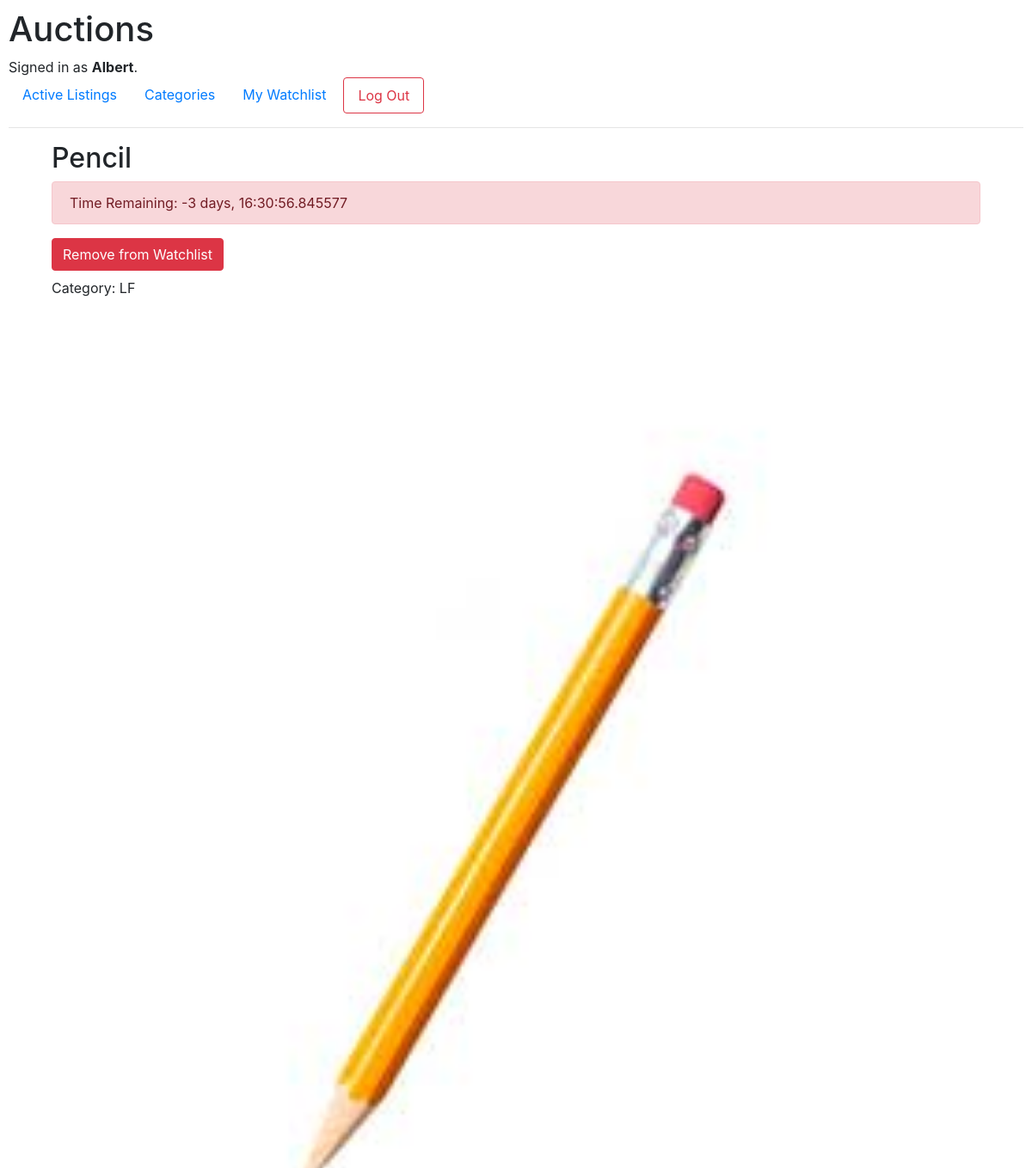
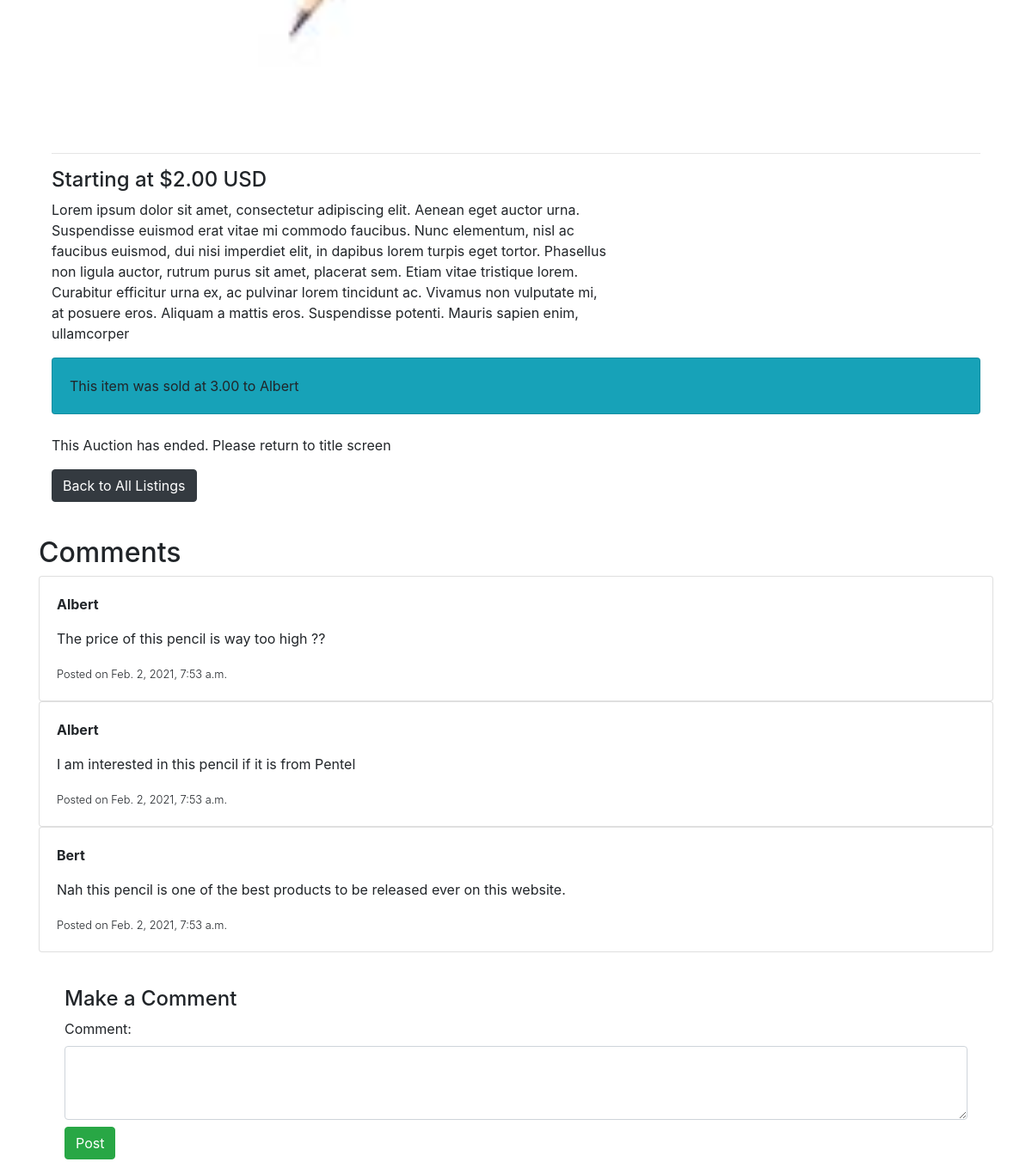
Page /1/details (signed in) on the committed database (2 pictures, top to bottom).
### auctions/models.py (models this page shows, shortened)
class User(AbstractUser):
    pass

class Auction(models.Model):
    id = models.AutoField(primary_key=True)
    title = models.CharField(max_length=32, null=False)
    description = models.TextField(max_length=512, blank=True, null=True)
    price = models.DecimalField(null = False, default= 1, max_digits=10, decimal_places=2)
    lister = models.ForeignKey(User, on_delete=models.CASCADE, related_name="auction")
    time_created = models.DateTimeField(auto_now_add=True)
    duration = models.DurationField(default=timedelta(days=7))
    LIFE = "LF"
    SCHOOL = "SC"
    TECH = "TE"
    PROFESSIONAL = "PR"
    CATEGORIES = [
            (LIFE, 'Life'),
            (SCHOOL, 'School'),
            (TECH, "Tech"),
            (PROFESSIONAL, 'Professional'),
        ]
    category = models.CharField(choices=CATEGORIES, default=LIFE, max_length=16)
    image = models.ImageField(upload_to="images/", blank=True, null=True)
    active = models.BooleanField(null=False)
    listed_time = models.DateTimeField(auto_now_add=True)
    def category_string(self):
        categorization = self.category
        return f"Category: {categorization}"
    def time_remaining(self):
        return self.time_created + self.duration - datetime.datetime.now(datetime.timezone.utc)

class Bid(models.Model):
    bidder = models.ForeignKey(User, on_delete=models.CASCADE, related_name="bidder")
    bid_price = models.DecimalField(decimal_places=2, max_digits=10)
    time = models.DateTimeField(auto_now_add=True)
    post = models.ForeignKey(Auction, on_delete=models.CASCADE, related_name="auction")

class Comment(models.Model):
    comment = models.TextField(max_length=1024, blank=False)
    poster = models.ForeignKey(User, on_delete=models.CASCADE, related_name="poster")
    time = models.DateTimeField(auto_now_add=True)
    post = models.ManyToManyField(Auction)

### auctions/views.py (the view)
# urls.py: path("<int:auctionid>/details", views.itemdetails, name="item"),
@login_required(redirect_field_name='/login')
def itemdetails(request, auctionid):
    auction = Auction.objects.filter(id=auctionid).get()
    get_time_remaining = lambda a : auction.time_created + auction.duration - a
    time_remaining = get_time_remaining(datetime.now(timezone.utc))
    print(time_remaining)
    if time_remaining < timedelta(days=0, seconds=0):
        auction.active = False
        auction.save()
    user_watching = request.user.watchlist.get()
    watched = False
    if auction in user_watching.item.all():
        watched = True
    if Bid.objects.filter(post=auctionid):
        all_bids = Bid.objects.filter(post=auctionid).all()
        current_price = get_highest_bid(all_bids)
        current_bid = Bid.objects.filter(bid_price=current_price).get()
    else:
        current_price = Auction.price
        current_bid = False
    if Comment.objects.filter(post=auctionid):
        comments = Comment.objects.filter(post=auctionid).all()
    else:
        comments = False
    return render(request, 'auctions/item.html', {
        "auction": auction,
        "form": CommentForm(),
        "comments": comments,
        "bid": current_bid,
        "bidForm": BidForm(),
        "watched": watched,
    })

### auctions/forms.py
class CommentForm(ModelForm):
    class Meta:
        model = Comment
        fields = ['comment']
        widgets = {
            'comment': forms.Textarea(attrs={'class': 'form-control', 'rows': '3'})
        }

class BidForm(ModelForm):
    class Meta:
        model = Bid
        fields = ['bid_price']
        widgets = {
            'bid_price': forms.NumberInput(attrs={'class': 'form-control  mb-4'})
        }

### auctions/functions.py (called while the page is built)
def get_highest_bid(all_bids):
    max = 0
    for bid in all_bids:
        price = bid.bid_price
        if price > max:
            max = price
    return max

### auctions/templates/auctions/item.html (shortened to what this page needs)
{% extends 'auctions/layout.html' %}
{% block body %}
<div class="container">
    <div class='col'>
        <h2>{{ auction.title }}</h2>
        <div class="alert alert-danger">Time Remaining: {{ auction.time_remaining }}</div>
        {% if watched %}
            <a href="{% url 'removewatchlist' auction.id %}" class="btn btn-danger mb-2">Remove from Watchlist</a>
        {% else %}
            <a href="{% url 'addwatchlist' auction.id %}" class="btn btn-success mb-2">Add to Watchlist</a>
        {% endif %}
        <p>{{ auction.category_string }}</p>
        {% if auction.image %}
        <img src="{{ auction.image.url }}" width=100%>
        {% endif %}
        <hr/>
        <h4>Starting at ${{ auction.price }} USD </h4>
        <p class="desc">{{ auction.description }}</p>
    </div>
    {% if auction.active %}
    <div class="col mt-6 mb-4">
        {% if bid %}
        <div class="card bg-info">
            <div class="card-header">
                <h2>Current Highest Bid</h2>
            </div>
            <div class="card-body">
                {% if request.user == bid.bidder %}
                <div class="card-title font-weight-bold">
                    You are the current highest bid !
                </div>
                {% else %}
                <div class="card-title">
                    Made by {{ bid.bidder }}
                </div>
                {% endif %}
                <div class="card-text">
                    At ${{ bid.bid_price }} USD
                </div>
            </div>
            {% if request.user == auction.lister %}
            <div class="card-footer">
                <small class="text-muted">You are the creator of this listing. Do you want to close this auction?</small>
                <a href="#" class="btn btn-danger">Close this Auction.</a>
            </div>
            {% endif %}
        </div>
        {% else %}
        <div class="card bg-success">
            <div class="card-body">
                There are no current bids on this item.
            </div>
            {% if request.user == auction.lister %}
            <div class="card-footer bg-white">
                <small class="text-muted">You are the creator of this listing. Do you want to close this auction?</small>
                <a href="{% url 'closeauction' auction.id %}" class="btn btn-danger">Close this Auction.</a>
            </div>
            {% endif %}
        </div>
        {% endif %}
        <p class="text-muted mt-4">This listing was created on {{ auction.time_created }}</p>
    </div>
    {% else %}
        <div class="col mt-6 mb-4">
            {% if bid.bid_price %}
            <div class="card bg-info">
                <div class="card-body">This item was sold at {{ bid.bid_price }} to {{ bid.bidder }}</div>
            </div>
            {% else %}
            <div class="card bg-info">
                <div class="card-body">This item was not sold.</div>
            </div>
            {% endif %}
        </div>
    {% endif %}
    <div class="col">
        {% if auction.active == True %}
        <button type="button" class="btn btn-primary" data-bs-toggle="modal" data-bs-target="#bidModal">Bid on this item</button>
        {% else %}
        <p>This Auction has ended. Please return to title screen</p>
        {% endif %}
        <a href="{% url 'index' %}" class="btn btn-dark">Back to All Listings</a>
    </div>
</div>
<div class="container cont-space">
    <h2>Comments</h2>
    {% if comments %}
        {% for comment in comments %}
            <div class="card">
                <div class="card-body">
                    <div class="card-title">
                        <p class="font-weight-bold">{{ comment.poster }}</p>
                    </div>
                    <div class="card-text">
                        <p class="text">{{ comment.comment }}</p>
                        <small class="font-weight-light">Posted on {{ comment.time }}</small>
                    </div>
                </div>
            </div>
        {% endfor %}
    {% else %}
        <p>There are no comments on this listing.</p>
    {% endif %}
    <div class="cont-space">
        <div class="container cont-space">
            <div class="col">
                <h4>Make a Comment</h4>
                <form action="{% url 'addcomment' auctionid=auction.id %}" method="POST">
                    {{ form }}
                    <input type="submit" class="btn btn-success mt-2" value="Post">
                </form>
            </div>
    </div>
    </div>
</div>
{% endblock %}

### auctions/templates/auctions/layout.html (shortened to what this page needs)
{% load static %}
<!DOCTYPE html>
<html lang="en">
    <head>
        <link rel="stylesheet" href="https://stackpath.bootstrapcdn.com/bootstrap/4.4.1/css/bootstrap.min.css">
        <link href="{% static 'auctions/styles.css' %}" rel="stylesheet">
    </head>
    <body>
        <h1>Auctions</h1>
        <div>
            {% if user.is_authenticated %}
                Signed in as <strong>{{ user.username }}</strong>.
            {% else %}
                Not signed in.
            {% endif %}
        </div>
        <ul class="nav">
            <li class="nav-item">
                <a class="nav-link" href="{% url 'index' %}">Active Listings</a>
            </li>
            <li class="nav-item">
                <a class="nav-link" href="{% url 'categories' %}">Categories</a>
            </li>
            {% if user.is_authenticated %}
                <li class="nav-item">
                    <a class="nav-link" href="{% url 'watchlist' %}">My Watchlist</a>
                </li>
                <li class="nav-item">
                    <a class="nav-link btn btn-outline-danger ml-1" href="{% url 'logout' %}">Log Out</a>
                </li>
            {% endif %}
        </ul>
        <hr>
        {% block body %}
        {% endblock %}
    </body>
</html>

### auctions/static/auctions/styles.css (style rules this page uses)
body { padding: 10px; }
p.desc { max-width: 60%; }
.cont-space { margin-top: 40px !important; }

### rows in the picture
User: username "Albert"
Auction: title "Pencil", time_remaining "-3 days, 16:30:56.845577", category_string "Category: LF", image (picture), price "2.00", description "Lorem ipsum dolor sit amet, consectetur adipiscing elit. Aenean eget auctor urna. Suspendisse euismod erat vitae mi commodo faucibus. Nunc elementum, nisl ac faucibus euismod, dui nisi imperdiet elit, in dapibus lorem turpis eget tortor. Phasellus non ligula auctor, rutrum purus sit amet, placerat sem. Etiam vitae tristique lorem. Curabitur efficitur urna ex, ac pulvinar lorem tincidunt ac. Vivamus non vulputate mi, at posuere eros. Aliquam a mattis eros. Suspendisse potenti. Mauris sapien enim, ullamcorper"
Bid: bid_price "3.00", bidder "Albert"
Comment: poster "Albert", comment "The price of this pencil is way too high ??", time "Feb. 2, 2021, 7:53 a.m."
Comment: poster "Albert", comment "I am interested in this pencil if it is from Pentel", time "Feb. 2, 2021, 7:53 a.m."
Comment: poster "Bert", comment "Nah this pencil is one of the best products to be released ever on this website.", time "Feb. 2, 2021, 7:53 a.m."
